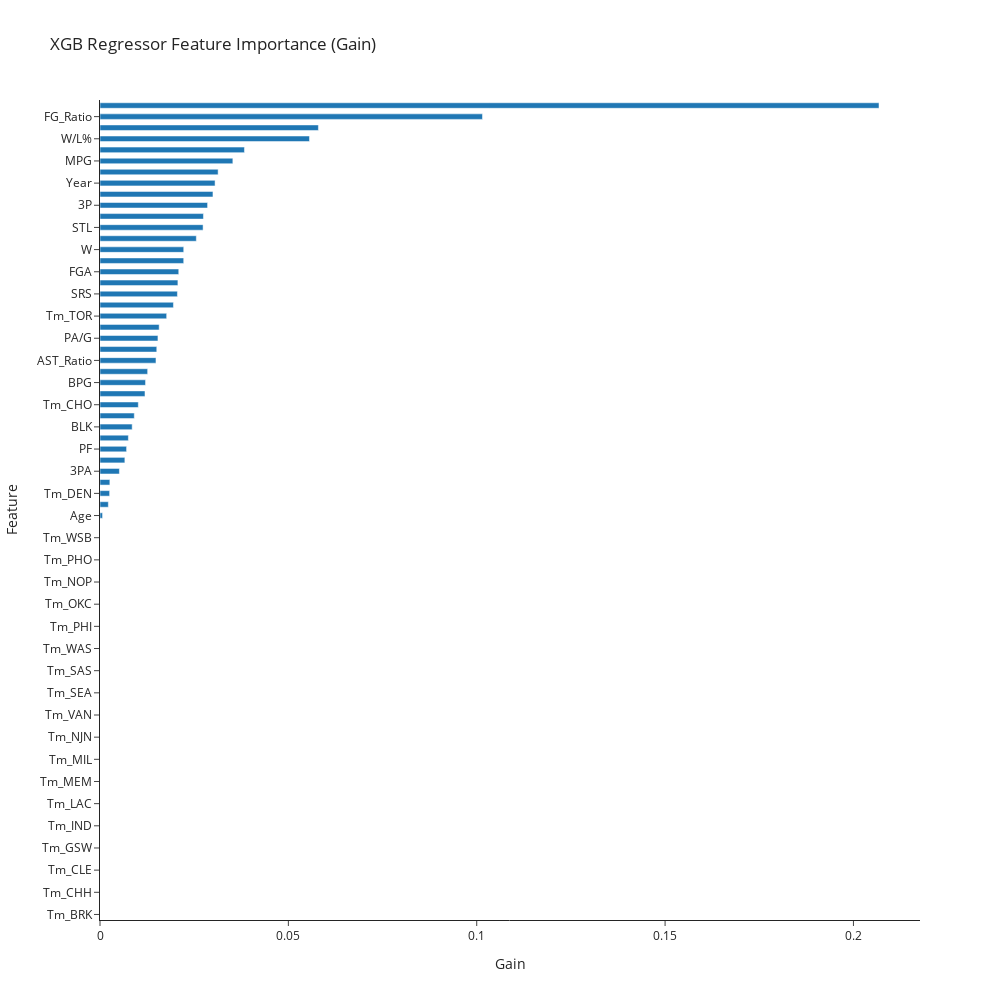

Write notebook code for a chart like this one.
### Code cell
fig = px.bar(importance_df, x="Gain", y="Feature", orientation='h',title="XGB Regressor Feature Importance (Gain)", template='simple_white')
fig.update_traces(width=0.5)
fig.update_layout(width=1000,height=1000)
fig.show()

### Figure 1 — Plotly figure (JSON) as saved in the notebook; plotly's stock layout.template omitted (floating-point values rounded to 4 significant figures)
{"data": [{"alignmentgroup": "True", "hovertemplate": "Gain=%{x}<br>Feature=%{y}<extra></extra>", "legendgroup": "", "marker": {"color": "#1F77B4", "pattern": {"shape": ""}}, "name": "", "offsetgroup": "", "orientation": "h", "showlegend": false, "textposition": "auto", "type": "bar", "width": 0.5, "x": [0, 0, 0, 0, 0, 0, 0, 0, 0, 0, 0, 0, 0, 0, 0, 0, 0, 0, 0, 0, 0, 0, 0, 0, 0, 0, 0, 0, 0, 0, 0, 0, 0, 0, 0, 0, 0.0006758, 0.002211, 0.002557, 0.002616, 0.005151, 0.006598, 0.007055, 0.007532, 0.008539, 0.009103, 0.01017, 0.01194, 0.01209, 0.01265, 0.01486, 0.01507, 0.01538, 0.01571, 0.0177, 0.0195, 0.02055, 0.02068, 0.0209, 0.02222, 0.02223, 0.02557, 0.02736, 0.02746, 0.02856, 0.02999, 0.03054, 0.03135, 0.03527, 0.03835, 0.0556, 0.05797, 0.1015, 0.2068], "xaxis": "x", "y": ["Tm_BRK", "Tm_CHA", "Tm_CHH", "Tm_CHI", "Tm_CLE", "Tm_DET", "Tm_GSW", "Tm_HOU", "Tm_IND", "Tm_KCK", "Tm_LAC", "Tm_LAL", "Tm_MEM", "Tm_MIA", "Tm_MIL", "Tm_MIN", "Tm_NJN", "Tm_NOH", "Tm_VAN", "Tm_UTA", "Tm_SEA", "Tm_SDC", "Tm_SAS", "Tm_SAC", "Tm_WAS", "Tm_POR", "Tm_PHI", "Tm_ORL", "Tm_OKC", "Tm_NYK", "Tm_NOP", "Tm_NOK", "Tm_PHO", "Tm_BOS", "Tm_WSB", "Tm_ATL", "Age", "G", "Tm_DEN", "PTS", "3PA", "SPG", "PF", "FG", "BLK", "PS/G", "Tm_CHO", "FG%", "BPG", "APG", "AST_Ratio", "TRB_Ratio", "PA/G", "3P%", "Tm_TOR", "RPG", "SRS", "FTA", "FGA", "Tm_DAL", "W", "STL_Ratio", "STL", "3P_Ratio", "3P", "MP", "Year", "L", "MPG", "AST", "W/L%", "PPG", "FG_Ratio", "PTS_Ratio"], "yaxis": "y"}], "layout": {"barmode": "relative", "height": 1000, "legend": {"tracegroupgap": 0}, "title": {"text": "XGB Regressor Feature Importance (Gain)"}, "width": 1000, "xaxis": {"anchor": "y", "domain": [0, 1], "title": {"text": "Gain"}}, "yaxis": {"anchor": "x", "domain": [0, 1], "title": {"text": "Feature"}}}}
